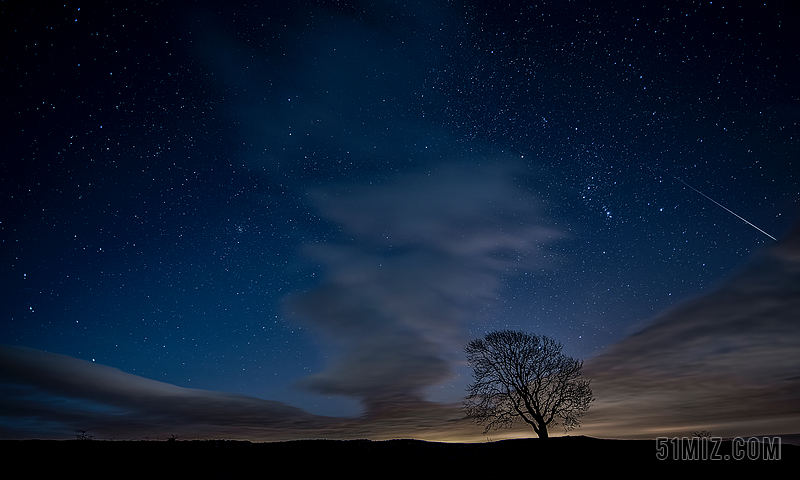
#> input picture res/sc_night.jpg, 800 x 480 px
$ python cv322_judge_daynight.py
#> lines starting #> are read from the running program, lines starting #| are printed output that depends on the picture; long printed decimals are rounded
"""
一种用来判断图像是白天还是黑夜的方法，其基本步骤如下：
（1）读取原始图像，转换为灰度图，并获取图像的所有像素值；
（2）设置灰度阈值并计算该阈值以下的像素个数。比如像素的阈值设置为
50，统计低于 50 的像素值个数；
（3）设置比例参数，对比该参数与低于该阈值的像素占比，如果低于参数
则预测为白天，高于参数则预测为黑夜。比如该参数设置为 0.8，像素的灰度值
低于阈值 50 的个数占整幅图像所有像素个数的 90%，则认为该图像偏暗，故
322预测为黑夜；否则预测为白天
"""

import cv2
import numpy as np
import matplotlib.pyplot as plt

#函数: 判断黑夜或白天
def func_judge(img):
    # 获取图像高度和宽度
    height = img.shape[0]
    width = img.shape[1]
    piexs_sum = height * width
    dark_sum = 0  # 偏暗像素个数
    dark_prop = 0  # 偏暗像素所占比例
    for i in range(height):
        for j in range(width):
            if img[i, j] < 50:  # 阈值为 50
                dark_sum += 1
    # 计算比例
    print(dark_sum)
    print(piexs_sum)
    dark_prop = dark_sum * 1.0 / piexs_sum
    if dark_prop >= 0.8:
        print("This picture is dark!", dark_prop)
    else:
        print("This picture is bright!", dark_prop)


def testDayNight(srcpath):
#> called with srcpath = './res/sc_night.jpg'
    img = cv2.imread(srcpath)
#> img is the input picture: shape (480, 800, 3); mean B, G, R 50.5, 30.2, 16.5
    img_rgb = cv2.cvtColor(img, cv2.COLOR_BGR2RGB)
    gray_img = cv2.cvtColor(img, cv2.COLOR_BGR2GRAY)
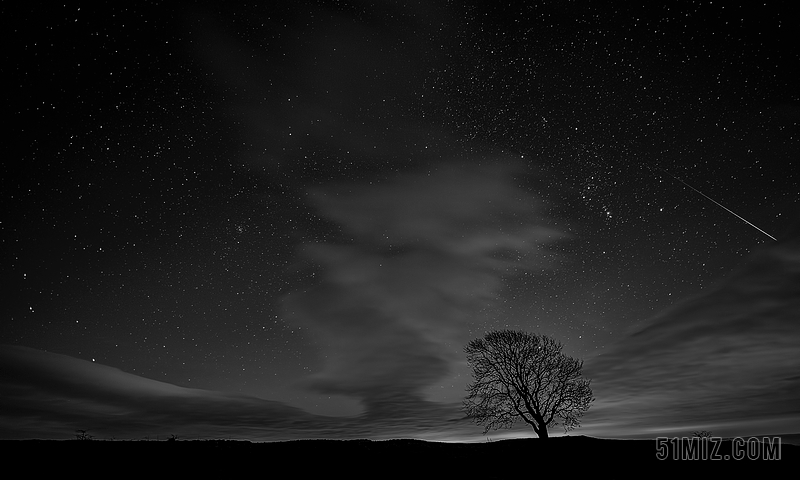
#> gray_img: shape (480, 800); min 0, max 255, mean 28.4
    # 计算 256 灰度级的图像直方图
    hist = cv2.calcHist([gray_img], [0], None, [256], [0, 255])
#> hist = 256 values, max 32088 at index 0, min 0 at index 193, mean 1500
    # 判断黑夜或白天
    func_judge(gray_img)
#| 301849
#| 384000
#| This picture is bright! 0.7861
    # 显示原始图像和绘制的直方图
    plt.subplot(121)
    plt.imshow(img_rgb, 'gray')
    plt.axis("off")
    plt.title("(a)")

    plt.subplot(122)
    plt.plot(hist, color='r')
    plt.xlabel("x")
    plt.ylabel("y")
    plt.title("(b)")

    plt.show()
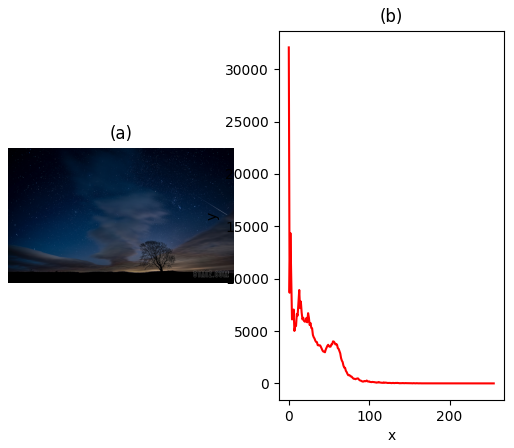
#> figure drawn by matplotlib, 2 panels; panel 2: curve peaks at x = 0, y = 32088

# 简单的通过阈值判断白天和黑夜,并不能应用于实际的复杂场景中(仅仅作为测试用）
# 人类视觉判断白天和黑夜是相当复杂的过程，根据时间，太阳月亮下山，还有当前处在环境中，
# 如果夜晚有各种环境光源，人类也能很快分析白天和黑夜等场景。
# 实际应用需要分析场景内容，地理位置，光源分析，时间分析才能给出一个准确的判断来
# srcpath = "./res/sc_day.jpg"
srcpath = "./res/sc_night.jpg"
testDayNight(srcpath)

$ run again, with res/bar_miao_clothing.jpg copied over res/sc_night.jpg
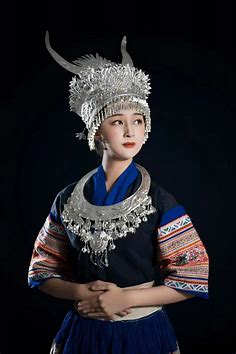
#> input picture res/bar_miao_clothing.jpg, 236 x 354 px
#> in testDayNight, img is the input picture: shape (354, 236, 3); mean B, G, R 39.1, 34.3, 35.4
#> in testDayNight, `gray_img = cv2.cvtColor(img, cv2.COLOR_BGR2GRAY)`:
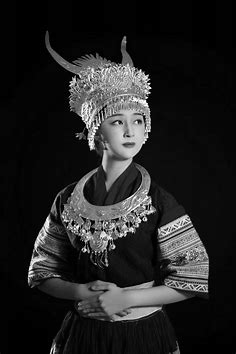
#> gray_img: shape (354, 236); min 0, max 255, mean 35.1
#> hist = 256 values, max 9395 at index 4, min 0 at index 255, mean 326.2
#| 65167
#| 83544
#| This picture is bright! 0.78
#> in testDayNight, `plt.show()`:
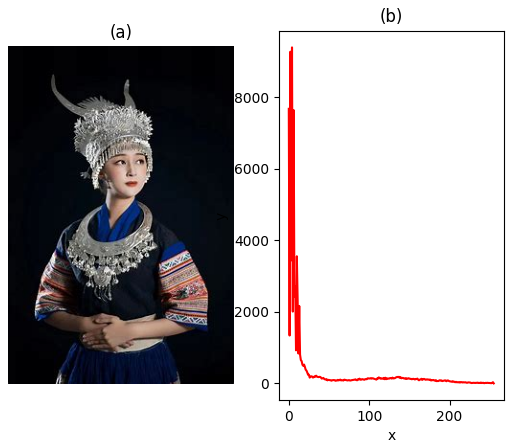
#> figure drawn by matplotlib, 2 panels; panel 2: curve peaks at x = 4, y = 9395
